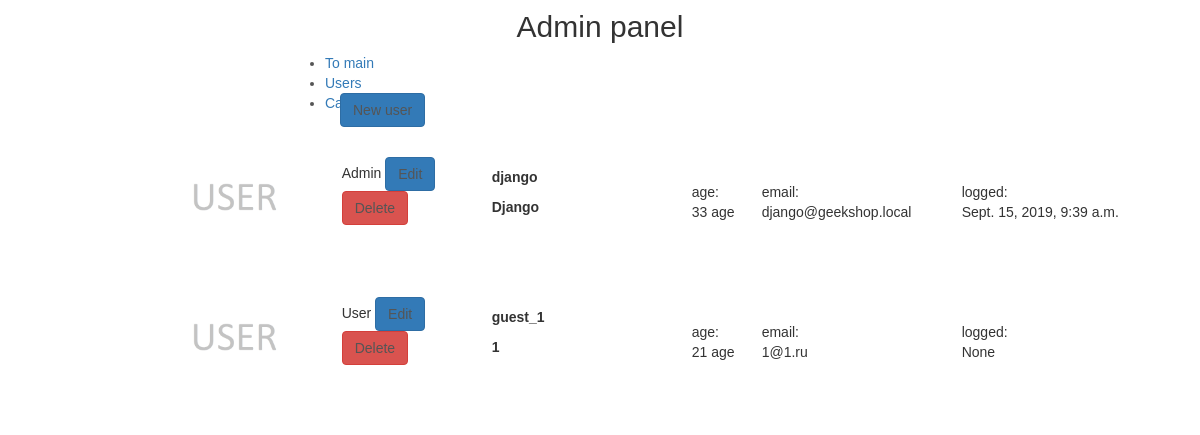
The app's page /myadmin/ (signed in), older data.
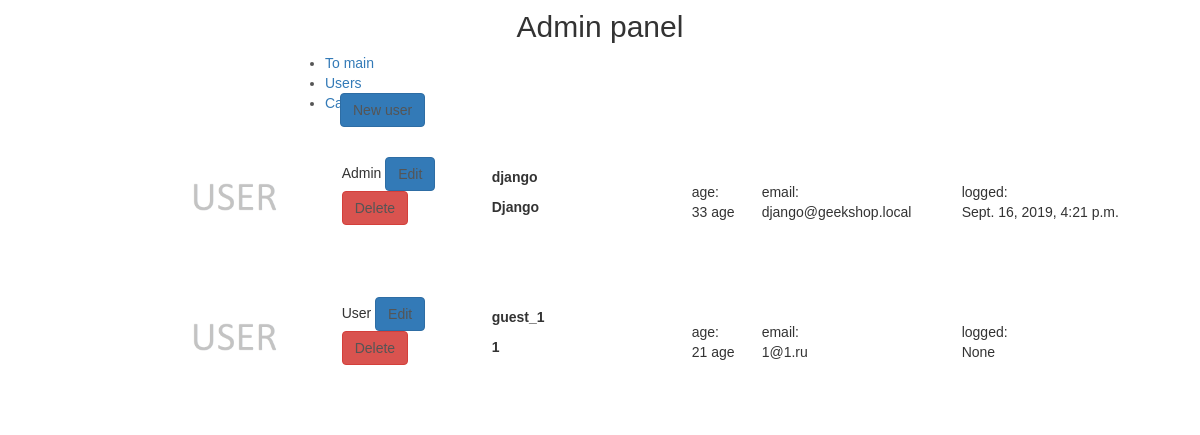
The same page, newer data.
### authapp/models.py (models this page shows)
class ShopUser(AbstractUser):
    avatar = models.ImageField(upload_to='user_avatars', blank=True)
    age = models.PositiveIntegerField(verbose_name='Age')

### adminapp/views.py (the view)
# urls.py: path('', basketapp.index, name='index'),
@user_passes_test(lambda x: x.is_superuser)
def index(request):
    object_list = ShopUser.objects.all()
    context = {
        'page_title': 'admin/users',
        'object_list': object_list,
    }
    return render(request, 'adminapp/index.html', context)

### adminapp/templates/adminapp/index.html (shortened to what this page needs)
{% extends 'adminapp/base.html' %}
{% load static %}
{% block container %}
    <div class="users_list">
        <a href="{% url 'myadmin:shopuser_create' %}"
           class="btn btn-primary new_user">
            New user
        </a>
        {% for object in object_list %}
            <div class="user_record {% if not object.is_active %}not_active{% endif %}">
                <img src="/media/{{ object.avatar|default:'users_avatars/default.jpg' }}"
                     alt="{{ object.username }}">
                <div class="user_role">
                    {% if object.is_superuser %}Admin{% else %}User{% endif %}
                    <a href="{% url 'myadmin:shopuser_update' object.pk %}"
                       class="btn btn-primary">
                        Edit
                    </a>
                    <a href="{% url 'myadmin:shopuser_delete' object.pk %}"
                       class="btn btn-danger">
                        Delete
                    </a>
                </div>
                <div class="user_name">
                    <p><strong>{{ object.username }}</strong></p>
                    <p>
                        {% if object.first_name %}
                            <b>{{ object.first_name|title }}</b>
                        {% endif %}
                    </p>
                </div>
                <div class="user_age">
                    age:<br>
                    {{ object.age }} age
                </div>
                <div class="user_email">
                    email:<br>
                    {{ object.email }}
                </div>
                <div class="user_lastlogin">
                    logged:<br>
                    {{ object.last_login }}
                </div>
            </div>
        {% endfor %}
    </div>
{% endblock %}

Row changes from the older to the newer data that the page shows:
changed ShopUser "django": last_login "Sept. 15, 2019, 9:39 a.m." → "Sept. 16, 2019, 4:21 p.m."
